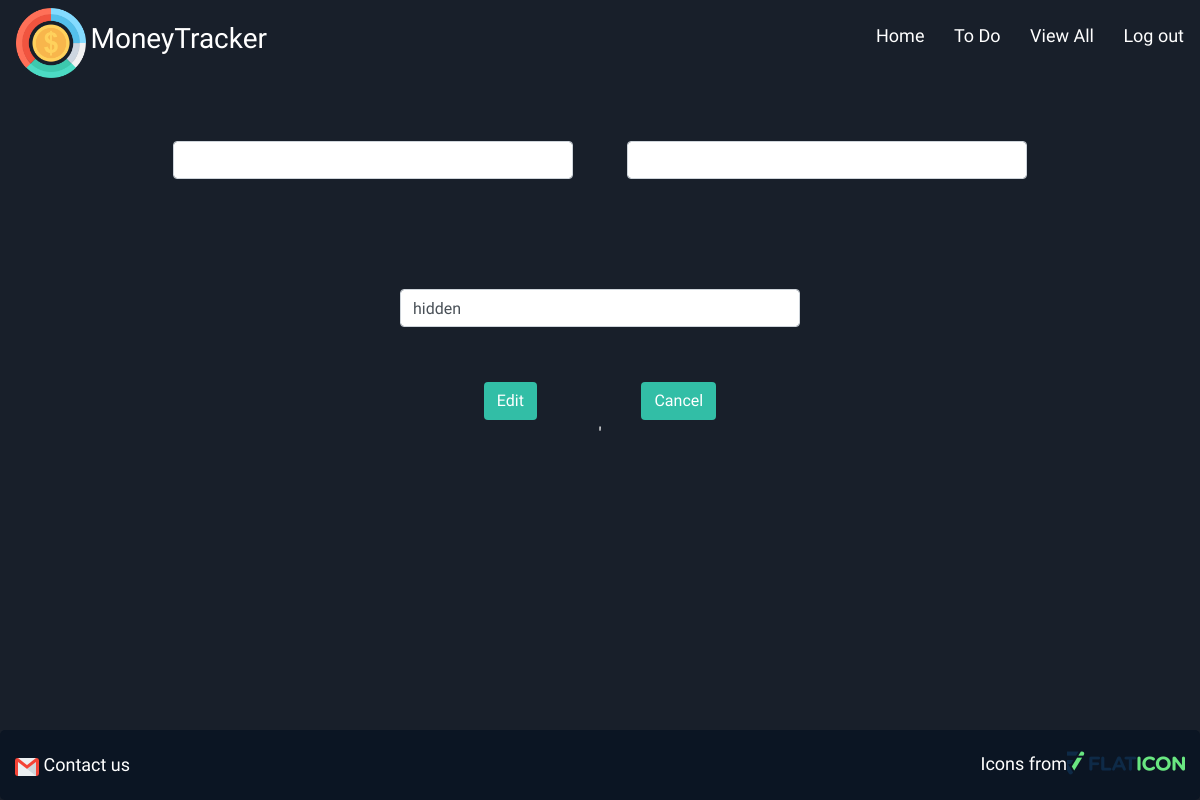
Page /edit/4 on the earlier database version.
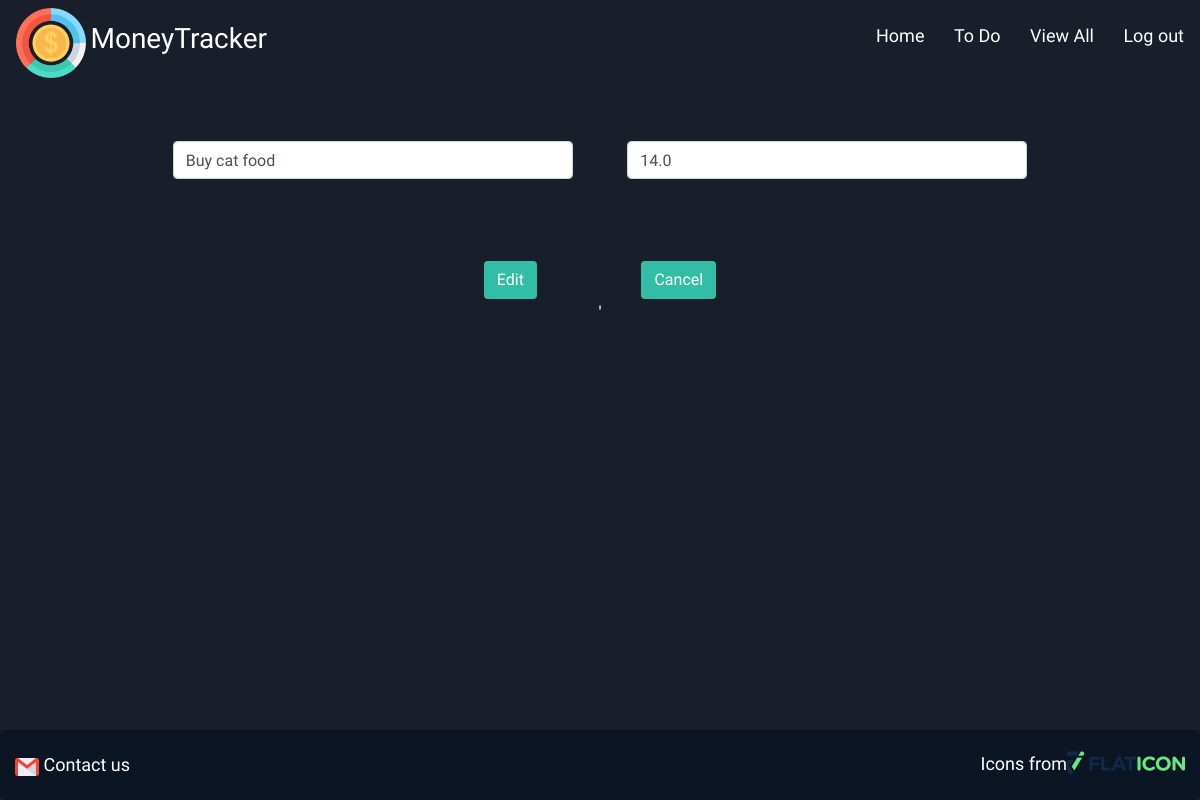
Same page on the later database version.
### models.py (models this page shows)
class UserExpense(db.Model):
    __tablename__ = 'expenses'
    __table_args__ = {'extend_existing': True}

### controller_functions.py (the view)
def editExpense(id):
    expense = UserExpense.query.filter_by(id = id).first()
    return render_template('editExpense.html', expense = expense)

### templates/editExpense.html (shortened to what this page needs)
<!DOCTYPE html>
<html lang="en">
<head>
	<link rel="stylesheet" href="https://cdnjs.cloudflare.com/ajax/libs/font-awesome/4.7.0/css/font-awesome.min.css">
	<link rel="stylesheet" href="https://stackpath.bootstrapcdn.com/bootstrap/4.4.1/css/bootstrap.min.css">
	<link rel="stylesheet" type="text/css" href="{{url_for('static',filename = 'css/style.css')}}">
</head>
<body>
	<div class="wrapper editExpense">
		{% include 'includes/header.html' %}
			<form action="/edit-expense" method="POST">
        		<input type="text" name="expense_name" class="form-control" value="{{expense.content}}">
				<input type="text" name="expense_price" class="form-control" value={{expense.amount}}><br>
				<input type="text" name="expense_id" class="form-control" value={{expense.id}} hidden><br>
        		<input type="submit" name="Add" value="Edit" class="btn" id="edit-btn">
        		<a href="/view_all" class="btn">Cancel</a>
        	</form>'
		{% include 'includes/footer.html' %}
	</div>
</body>
</html>

Differences in the rows shown:
added UserExpense: expense_name "Buy cat food", expense_price "14.0"
Other differences:
form field expense_id: "hidden" → (not shown)
